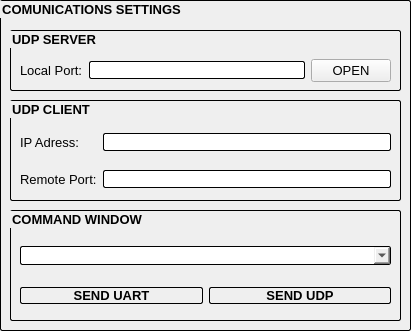
   <widget class="QGroupBox" name="groupBox">
    <property name="geometry">
     <rect>
      <x>20</x>
      <y>10</y>
      <width>411</width>
      <height>331</height>
     </rect>
    </property>
    <property name="font">
     <font>
      <pointsize>10</pointsize>
      <bold>true</bold>
     </font>
    </property>
    <property name="styleSheet">
     <string notr="true">QGroupBox {
    border: 1px solid gray;
    border-color: black;
    border-radius: 2px;
}</string>
    </property>
    <property name="title">
     <string>COMUNICATIONS SETTINGS</string>
    </property>
    <property name="flat">
     <bool>false</bool>
    </property>
    <property name="checkable">
     <bool>false</bool>
    </property>
    <widget class="QGroupBox" name="groupBox_6">
     <property name="geometry">
      <rect>
       <x>10</x>
       <y>30</y>
       <width>391</width>
       <height>61</height>
      </rect>
     </property>
     <property name="font">
      <font>
       <pointsize>10</pointsize>
       <bold>true</bold>
      </font>
     </property>
     <property name="title">
      <string>UDP SERVER</string>
     </property>
     <widget class="QWidget" name="horizontalLayoutWidget">
      <property name="geometry">
       <rect>
        <x>10</x>
        <y>20</y>
        <width>371</width>
        <height>41</height>
       </rect>
      </property>
      <layout class="QHBoxLayout" name="horizontalLayout">
       <item>
        <widget class="QLabel" name="label_14">
         <property name="font">
          <font>
           <pointsize>10</pointsize>
           <bold>false</bold>
          </font>
         </property>
         <property name="text">
          <string>Local Port:</string>
         </property>
        </widget>
       </item>
       <item>
        <widget class="QLineEdit" name="lineEditLocalPort">
         <property name="styleSheet">
          <string notr="true">border: 1px solid gray;
border-color: black;
border-radius: 2px;</string>
         </property>
         <property name="alignment">
          <set>Qt::AlignCenter</set>
         </property>
        </widget>
       </item>
       <item>
        <widget class="QPushButton" name="pushButtonUdpOpen">
         <property name="font">
          <font>
           <pointsize>10</pointsize>
           <bold>false</bold>
          </font>
         </property>
         <property name="text">
          <string>OPEN</string>
         </property>
        </widget>
       </item>
      </layout>
     </widget>
    </widget>
    <widget class="QGroupBox" name="groupBox_8">
     <property name="geometry">
      <rect>
       <x>10</x>
       <y>100</y>
       <width>391</width>
       <height>101</height>
      </rect>
     </property>
     <property name="font">
      <font>
       <pointsize>10</pointsize>
       <bold>true</bold>
      </font>
     </property>
     <property name="title">
      <string>UDP CLIENT</string>
     </property>
     <widget class="QWidget" name="gridLayoutWidget">
      <property name="geometry">
       <rect>
        <x>10</x>
        <y>20</y>
        <width>371</width>
        <height>81</height>
       </rect>
      </property>
      <layout class="QGridLayout" name="gridLayout">
       <item row="0" column="0">
        <widget class="QLabel" name="label_15">
         <property name="font">
          <font>
           <family>Segoe UI</family>
           <pointsize>10</pointsize>
           <bold>false</bold>
          </font>
         </property>
         <property name="text">
          <string>IP Adress:</string>
         </property>
        </widget>
       </item>
       <item row="0" column="1">
        <widget class="QLineEdit" name="lineEditIP">
         <property name="styleSheet">
          <string notr="true">border: 1px solid gray;
border-color: black;
border-radius: 2px;</string>
         </property>
        </widget>
       </item>
       <item row="1" column="0">
        <widget class="QLabel" name="label_16">
         <property name="font">
          <font>
           <pointsize>10</pointsize>
           <bold>false</bold>
          </font>
         </property>
         <property name="text">
          <string>Remote Port:</string>
         </property>
        </widget>
       </item>
       <item row="1" column="1">
        <widget class="QLineEdit" name="lineEditPort">
         <property name="styleSheet">
          <string notr="true">border: 1px solid gray;
border-color: black;
border-radius: 2px;</string>
         </property>
        </widget>
       </item>
      </layout>
     </widget>
    </widget>
    <widget class="QGroupBox" name="groupBox_3">
     <property name="geometry">
      <rect>
       <x>10</x>
       <y>210</y>
       <width>391</width>
       <height>111</height>
      </rect>
     </property>
     <property name="font">
      <font>
       <family>Segoe UI</family>
       <pointsize>10</pointsize>
       <bold>true</bold>
      </font>
     </property>
     <property name="accessibleName">
      <string extracomment="Segoe UI,9,-1,5,400,0,0,0,0,0,0,0,0,0,0,1"/>
     </property>
     <property name="styleSheet">
      <string notr="true"/>
     </property>
     <property name="title">
      <string>COMMAND WINDOW</string>
     </property>
     <widget class="QWidget" name="gridLayoutWidget_2">
      <property name="geometry">
       <rect>
        <x>10</x>
        <y>20</y>
        <width>371</width>
        <height>91</height>
       </rect>
      </property>
      <layout class="QGridLayout" name="gridLayout_2">
       <property name="leftMargin">
        <number>0</number>
       </property>
       <property name="rightMargin">
        <number>0</number>
       </property>
       <item row="1" column="0">
        <widget class="QPushButton" name="pushButtonSend">
         <property name="font">
          <font>
           <family>Segoe UI</family>
           <pointsize>10</pointsize>
           <bold>true</bold>
          </font>
         </property>
         <property name="styleSheet">
          <string notr="true">border: 1px solid gray;
border-color: black;
border-radius: 2px;</string>
         </property>
         <property name="text">
          <string>SEND UART</string>
         </property>
        </widget>
       </item>
       <item row="1" column="1">
        <widget class="QPushButton" name="pushButtonSend_2">
         <property name="font">
          <font>
           <family>Segoe UI</family>
           <pointsize>10</pointsize>
           <bold>true</bold>
          </font>
         </property>
         <property name="styleSheet">
          <string notr="true">border: 1px solid gray;
border-color: black;
border-radius: 2px;</string>
         </property>
         <property name="text">
          <string>SEND UDP</string>
         </property>
        </widget>
       </item>
       <item row="0" column="0" colspan="2">
        <widget class="QComboBox" name="comboBoxCom">
         <property name="font">
          <font>
           <family>Segoe UI</family>
           <pointsize>10</pointsize>
           <bold>false</bold>
          </font>
         </property>
         <property name="styleSheet">
          <string notr="true">border: 1px solid gray;
border-color: black;
border-radius: 2px;</string>
         </property>
        </widget>
       </item>
      </layout>
     </widget>
    </widget>
   </widget>
